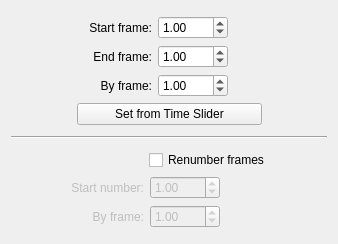
             <widget class="QWidget" name="frameRange">
              <property name="geometry">
               <rect>
                <x>0</x>
                <y>0</y>
                <width>338</width>
                <height>244</height>
               </rect>
              </property>
              <attribute name="label">
               <string>Frame Range</string>
              </attribute>
              <layout class="QVBoxLayout" name="verticalLayout_6">
               <item>
                <layout class="QHBoxLayout" name="rangeLayout">
                 <item>
                  <spacer name="rangeLayoutLeft">
                   <property name="orientation">
                    <enum>Qt::Horizontal</enum>
                   </property>
                   <property name="sizeHint" stdset="0">
                    <size>
                     <width>40</width>
                     <height>20</height>
                    </size>
                   </property>
                  </spacer>
                 </item>
                 <item>
                  <layout class="QVBoxLayout" name="rangeLayout2">
                   <item>
                    <layout class="QHBoxLayout" name="startLayout">
                     <item>
                      <widget class="QLabel" name="startLabel">
                       <property name="minimumSize">
                        <size>
                         <width>75</width>
                         <height>0</height>
                        </size>
                       </property>
                       <property name="text">
                        <string>Start frame:</string>
                       </property>
                       <property name="alignment">
                        <set>Qt::AlignRight|Qt::AlignTrailing|Qt::AlignVCenter</set>
                       </property>
                       <property name="buddy">
                        <cstring>start</cstring>
                       </property>
                      </widget>
                     </item>
                     <item>
                      <widget class="QDoubleSpinBox" name="start">
                       <property name="maximumSize">
                        <size>
                         <width>70</width>
                         <height>16777215</height>
                        </size>
                       </property>
                       <property name="minimum">
                        <double>-999999999.000000000000000</double>
                       </property>
                       <property name="maximum">
                        <double>999999999.000000000000000</double>
                       </property>
                       <property name="value">
                        <double>1.000000000000000</double>
                       </property>
                      </widget>
                     </item>
                     <item>
                      <spacer name="startRight">
                       <property name="orientation">
                        <enum>Qt::Horizontal</enum>
                       </property>
                       <property name="sizeType">
                        <enum>QSizePolicy::Fixed</enum>
                       </property>
                       <property name="sizeHint" stdset="0">
                        <size>
                         <width>34</width>
                         <height>20</height>
                        </size>
                       </property>
                      </spacer>
                     </item>
                    </layout>
                   </item>
                   <item>
                    <layout class="QHBoxLayout" name="endLayout">
                     <item>
                      <widget class="QLabel" name="endLabel">
                       <property name="minimumSize">
                        <size>
                         <width>75</width>
                         <height>0</height>
                        </size>
                       </property>
                       <property name="text">
                        <string>End frame:</string>
                       </property>
                       <property name="alignment">
                        <set>Qt::AlignRight|Qt::AlignTrailing|Qt::AlignVCenter</set>
                       </property>
                       <property name="buddy">
                        <cstring>end</cstring>
                       </property>
                      </widget>
                     </item>
                     <item>
                      <widget class="QDoubleSpinBox" name="end">
                       <property name="maximumSize">
                        <size>
                         <width>70</width>
                         <height>16777215</height>
                        </size>
                       </property>
                       <property name="minimum">
                        <double>-999999999.000000000000000</double>
                       </property>
                       <property name="maximum">
                        <double>999999999.000000000000000</double>
                       </property>
                       <property name="value">
                        <double>1.000000000000000</double>
                       </property>
                      </widget>
                     </item>
                     <item>
                      <spacer name="endRight">
                       <property name="orientation">
                        <enum>Qt::Horizontal</enum>
                       </property>
                       <property name="sizeType">
                        <enum>QSizePolicy::Fixed</enum>
                       </property>
                       <property name="sizeHint" stdset="0">
                        <size>
                         <width>34</width>
                         <height>20</height>
                        </size>
                       </property>
                      </spacer>
                     </item>
                    </layout>
                   </item>
                   <item>
                    <layout class="QHBoxLayout" name="byLayout">
                     <item>
                      <widget class="QLabel" name="byLabel">
                       <property name="minimumSize">
                        <size>
                         <width>75</width>
                         <height>0</height>
                        </size>
                       </property>
                       <property name="text">
                        <string>By frame:</string>
                       </property>
                       <property name="alignment">
                        <set>Qt::AlignRight|Qt::AlignTrailing|Qt::AlignVCenter</set>
                       </property>
                       <property name="buddy">
                        <cstring>by</cstring>
                       </property>
                      </widget>
                     </item>
                     <item>
                      <widget class="QDoubleSpinBox" name="by">
                       <property name="maximumSize">
                        <size>
                         <width>70</width>
                         <height>16777215</height>
                        </size>
                       </property>
                       <property name="minimum">
                        <double>-999999999.000000000000000</double>
                       </property>
                       <property name="maximum">
                        <double>999999999.000000000000000</double>
                       </property>
                       <property name="value">
                        <double>1.000000000000000</double>
                       </property>
                      </widget>
                     </item>
                     <item>
                      <spacer name="byRight">
                       <property name="orientation">
                        <enum>Qt::Horizontal</enum>
                       </property>
                       <property name="sizeType">
                        <enum>QSizePolicy::Fixed</enum>
                       </property>
                       <property name="sizeHint" stdset="0">
                        <size>
                         <width>34</width>
                         <height>20</height>
                        </size>
                       </property>
                      </spacer>
                     </item>
                    </layout>
                   </item>
                   <item>
                    <widget class="QPushButton" name="setFromTimeSlider">
                     <property name="text">
                      <string>Set from Time Slider</string>
                     </property>
                    </widget>
                   </item>
                  </layout>
                 </item>
                 <item>
                  <spacer name="rangeLayoutRight">
                   <property name="orientation">
                    <enum>Qt::Horizontal</enum>
                   </property>
                   <property name="sizeHint" stdset="0">
                    <size>
                     <width>40</width>
                     <height>20</height>
                    </size>
                   </property>
                  </spacer>
                 </item>
                </layout>
               </item>
               <item>
                <widget class="Line" name="rangeRenumLine">
                 <property name="orientation">
                  <enum>Qt::Horizontal</enum>
                 </property>
                </widget>
               </item>
               <item>
                <layout class="QHBoxLayout" name="renumLayout">
                 <item>
                  <spacer name="renumLayoutLeft">
                   <property name="orientation">
                    <enum>Qt::Horizontal</enum>
                   </property>
                   <property name="sizeHint" stdset="0">
                    <size>
                     <width>40</width>
                     <height>20</height>
                    </size>
                   </property>
                  </spacer>
                 </item>
                 <item>
                  <layout class="QVBoxLayout" name="renumLayout2">
                   <item>
                    <layout class="QHBoxLayout" name="hl_renum_frames">
                     <item>
                      <spacer name="hs_renum_let">
                       <property name="orientation">
                        <enum>Qt::Horizontal</enum>
                       </property>
                       <property name="sizeType">
                        <enum>QSizePolicy::Fixed</enum>
                       </property>
                       <property name="sizeHint" stdset="0">
                        <size>
                         <width>80</width>
                         <height>20</height>
                        </size>
                       </property>
                      </spacer>
                     </item>
                     <item>
                      <widget class="QCheckBox" name="renumFrames">
                       <property name="text">
                        <string>Renumber frames</string>
                       </property>
                      </widget>
                     </item>
                    </layout>
                   </item>
                   <item>
                    <layout class="QHBoxLayout" name="renumStartLayout">
                     <item>
                      <widget class="QLabel" name="renumStartLabel">
                       <property name="enabled">
                        <bool>false</bool>
                       </property>
                       <property name="minimumSize">
                        <size>
                         <width>75</width>
                         <height>0</height>
                        </size>
                       </property>
                       <property name="text">
                        <string>Start number:</string>
                       </property>
                       <property name="alignment">
                        <set>Qt::AlignRight|Qt::AlignTrailing|Qt::AlignVCenter</set>
                       </property>
                      </widget>
                     </item>
                     <item>
                      <widget class="QDoubleSpinBox" name="renumStart">
                       <property name="enabled">
                        <bool>false</bool>
                       </property>
                       <property name="maximumSize">
                        <size>
                         <width>70</width>
                         <height>16777215</height>
                        </size>
                       </property>
                       <property name="maximum">
                        <double>999999999.000000000000000</double>
                       </property>
                       <property name="value">
                        <double>1.000000000000000</double>
                       </property>
                      </widget>
                     </item>
                     <item>
                      <spacer name="renumStartRight">
                       <property name="orientation">
                        <enum>Qt::Horizontal</enum>
                       </property>
                       <property name="sizeHint" stdset="0">
                        <size>
                         <width>0</width>
                         <height>20</height>
                        </size>
                       </property>
                      </spacer>
                     </item>
                    </layout>
                   </item>
                   <item>
                    <layout class="QHBoxLayout" name="renumByLayout">
                     <item>
                      <widget class="QLabel" name="renumByLabel">
                       <property name="enabled">
                        <bool>false</bool>
                       </property>
                       <property name="minimumSize">
                        <size>
                         <width>75</width>
                         <height>0</height>
                        </size>
                       </property>
                       <property name="text">
                        <string>By frame:</string>
                       </property>
                       <property name="alignment">
                        <set>Qt::AlignRight|Qt::AlignTrailing|Qt::AlignVCenter</set>
                       </property>
                      </widget>
                     </item>
                     <item>
                      <widget class="QDoubleSpinBox" name="renumBy">
                       <property name="enabled">
                        <bool>false</bool>
                       </property>
                       <property name="maximumSize">
                        <size>
                         <width>70</width>
                         <height>16777215</height>
                        </size>
                       </property>
                       <property name="minimum">
                        <double>-999999999.000000000000000</double>
                       </property>
                       <property name="maximum">
                        <double>999999999.000000000000000</double>
                       </property>
                       <property name="value">
                        <double>1.000000000000000</double>
                       </property>
                      </widget>
                     </item>
                     <item>
                      <spacer name="renumByRight">
                       <property name="orientation">
                        <enum>Qt::Horizontal</enum>
                       </property>
                       <property name="sizeHint" stdset="0">
                        <size>
                         <width>0</width>
                         <height>20</height>
                        </size>
                       </property>
                      </spacer>
                     </item>
                    </layout>
                   </item>
                  </layout>
                 </item>
                 <item>
                  <spacer name="renumLayoutRight">
                   <property name="orientation">
                    <enum>Qt::Horizontal</enum>
                   </property>
                   <property name="sizeHint" stdset="0">
                    <size>
                     <width>40</width>
                     <height>20</height>
                    </size>
                   </property>
                  </spacer>
                 </item>
                </layout>
               </item>
              </layout>
             </widget>
